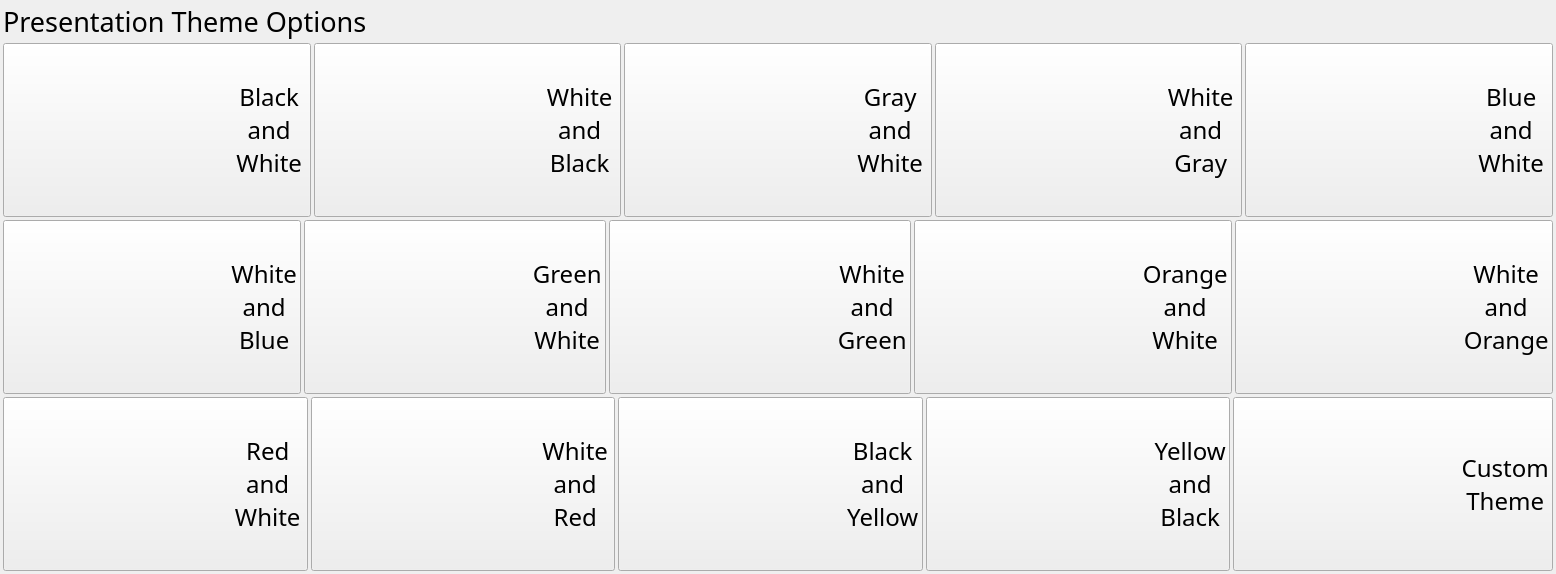
                    <widget class="QWidget" name="TabPage3">
                      <property name="font">
                        <font>
                          <family>Trebuchet MS</family>
                          <pointsize>12</pointsize>
                          <weight>50</weight>
                          <bold>false</bold>
                        </font>
                      </property>
                      <property name="accessibleName">
                        <string extracomment="This has to be equal to the tab title in all the main tabs">History</string>
                      </property>
                      <attribute name="title">
                        <string/>
                      </attribute>
                      <layout class="QVBoxLayout" name="LayoutTabPage3">
                        <property name="spacing">
                          <number>3</number>
                        </property>
                        <property name="leftMargin">
                          <number>3</number>
                        </property>
                        <property name="topMargin">
                          <number>3</number>
                        </property>
                        <property name="rightMargin">
                          <number>3</number>
                        </property>
                        <property name="bottomMargin">
                          <number>3</number>
                        </property>
                        <item>
                          <widget class="QLabel" name="LblTabPage3">
                            <property name="sizePolicy">
                              <sizepolicy hsizetype="Preferred" vsizetype="Fixed">
                                <horstretch>0</horstretch>
                                <verstretch>0</verstretch>
                              </sizepolicy>
                            </property>
                            <property name="font">
                              <font>
                                <family>Trebuchet MS</family>
                                <pointsize>20</pointsize>
                                <weight>50</weight>
                                <bold>false</bold>
                              </font>
                            </property>
                            <property name="text">
                              <string>Presentation Theme Options</string>
                            </property>
                          </widget>
                        </item>
                        <item>
                          <layout class="QHBoxLayout" name="TopLayout">
                            <item>
                              <widget class="QPushButton" name="BtnTheme1">
                                <property name="sizePolicy">
                                  <sizepolicy hsizetype="Preferred" vsizetype="Preferred">
                                    <horstretch>0</horstretch>
                                    <verstretch>0</verstretch>
                                  </sizepolicy>
                                </property>
                                <property name="font">
                                  <font>
                                    <family>Trebuchet MS</family>
                                    <pointsize>18</pointsize>
                                    <weight>50</weight>
                                    <bold>false</bold>
                                  </font>
                                </property>
                                <property name="autoFillBackground">
                                  <bool>false</bool>
                                </property>
                                <property name="text">
                                  <string>
                                    Black
                                    and
                                    White
                                  </string>
                                </property>
                                <property name="checkable">
                                  <bool>true</bool>
                                </property>
                                <property name="checked">
                                  <bool>false</bool>
                                </property>
                              </widget>
                            </item>
                            <item>
                              <widget class="QPushButton" name="BtnTheme2">
                                <property name="sizePolicy">
                                  <sizepolicy hsizetype="Preferred" vsizetype="Preferred">
                                    <horstretch>0</horstretch>
                                    <verstretch>0</verstretch>
                                  </sizepolicy>
                                </property>
                                <property name="font">
                                  <font>
                                    <family>Trebuchet MS</family>
                                    <pointsize>18</pointsize>
                                    <weight>50</weight>
                                    <bold>false</bold>
                                  </font>
                                </property>
                                <property name="text">
                                  <string>
                                    White
                                    and
                                    Black
                                  </string>
                                </property>
                                <property name="checkable">
                                  <bool>true</bool>
                                </property>
                                <property name="checked">
                                  <bool>false</bool>
                                </property>
                              </widget>
                            </item>
                            <item>
                              <widget class="QPushButton" name="BtnTheme3">
                                <property name="sizePolicy">
                                  <sizepolicy hsizetype="Minimum" vsizetype="Preferred">
                                    <horstretch>0</horstretch>
                                    <verstretch>0</verstretch>
                                  </sizepolicy>
                                </property>
                                <property name="font">
                                  <font>
                                    <family>Trebuchet MS</family>
                                    <pointsize>18</pointsize>
                                    <weight>50</weight>
                                    <bold>false</bold>
                                  </font>
                                </property>
                                <property name="text">
                                  <string>
                                    Gray
                                    and
                                    White
                                  </string>
                                </property>
                                <property name="checkable">
                                  <bool>true</bool>
                                </property>
                              </widget>
                            </item>
                            <item>
                              <widget class="QPushButton" name="BtnTheme4">
                                <property name="sizePolicy">
                                  <sizepolicy hsizetype="Minimum" vsizetype="Preferred">
                                    <horstretch>0</horstretch>
                                    <verstretch>0</verstretch>
                                  </sizepolicy>
                                </property>
                                <property name="font">
                                  <font>
                                    <family>Trebuchet MS</family>
                                    <pointsize>18</pointsize>
                                    <weight>50</weight>
                                    <bold>false</bold>
                                  </font>
                                </property>
                                <property name="text">
                                  <string>
                                    White
                                    and
                                    Gray
                                  </string>
                                </property>
                                <property name="checkable">
                                  <bool>true</bool>
                                </property>
                              </widget>
                            </item>
                            <item>
                              <widget class="QPushButton" name="BtnTheme5">
                                <property name="sizePolicy">
                                  <sizepolicy hsizetype="Minimum" vsizetype="Preferred">
                                    <horstretch>0</horstretch>
                                    <verstretch>0</verstretch>
                                  </sizepolicy>
                                </property>
                                <property name="font">
                                  <font>
                                    <family>Trebuchet MS</family>
                                    <pointsize>18</pointsize>
                                    <weight>50</weight>
                                    <bold>false</bold>
                                  </font>
                                </property>
                                <property name="text">
                                  <string>
                                    Blue
                                    and
                                    White
                                  </string>
                                </property>
                                <property name="checkable">
                                  <bool>true</bool>
                                </property>
                              </widget>
                            </item>
                          </layout>
                        </item>
                        <item>
                          <layout class="QHBoxLayout" name="MidLayout">
                            <item>
                              <widget class="QPushButton" name="BtnTheme6">
                                <property name="sizePolicy">
                                  <sizepolicy hsizetype="Preferred" vsizetype="Preferred">
                                    <horstretch>0</horstretch>
                                    <verstretch>0</verstretch>
                                  </sizepolicy>
                                </property>
                                <property name="font">
                                  <font>
                                    <family>Trebuchet MS</family>
                                    <pointsize>18</pointsize>
                                    <weight>50</weight>
                                    <bold>false</bold>
                                  </font>
                                </property>
                                <property name="text">
                                  <string>
                                    White
                                    and
                                    Blue
                                  </string>
                                </property>
                                <property name="checkable">
                                  <bool>true</bool>
                                </property>
                              </widget>
                            </item>
                            <item>
                              <widget class="QPushButton" name="BtnTheme7">
                                <property name="sizePolicy">
                                  <sizepolicy hsizetype="Minimum" vsizetype="Preferred">
                                    <horstretch>0</horstretch>
                                    <verstretch>0</verstretch>
                                  </sizepolicy>
                                </property>
                                <property name="font">
                                  <font>
                                    <family>Trebuchet MS</family>
                                    <pointsize>18</pointsize>
                                    <weight>50</weight>
                                    <bold>false</bold>
                                  </font>
                                </property>
                                <property name="text">
                                  <string>
                                    Green
                                    and
                                    White
                                  </string>
                                </property>
                                <property name="checkable">
                                  <bool>true</bool>
                                </property>
                              </widget>
                            </item>
                            <item>
                              <widget class="QPushButton" name="BtnTheme8">
                                <property name="sizePolicy">
                                  <sizepolicy hsizetype="Minimum" vsizetype="Preferred">
                                    <horstretch>0</horstretch>
                                    <verstretch>0</verstretch>
                                  </sizepolicy>
                                </property>
                                <property name="font">
                                  <font>
                                    <family>Trebuchet MS</family>
                                    <pointsize>18</pointsize>
                                    <weight>50</weight>
                                    <bold>false</bold>
                                  </font>
                                </property>
                                <property name="text">
                                  <string>
                                    White
                                    and
                                    Green
                                  </string>
                                </property>
                                <property name="checkable">
                                  <bool>true</bool>
                                </property>
                              </widget>
                            </item>
                            <item>
                              <widget class="QPushButton" name="BtnTheme9">
                                <property name="sizePolicy">
                                  <sizepolicy hsizetype="Minimum" vsizetype="Preferred">
                                    <horstretch>0</horstretch>
                                    <verstretch>0</verstretch>
                                  </sizepolicy>
                                </property>
                                <property name="font">
                                  <font>
                                    <family>Trebuchet MS</family>
                                    <pointsize>18</pointsize>
                                    <weight>50</weight>
                                    <bold>false</bold>
                                  </font>
                                </property>
                                <property name="text">
                                  <string>
                                    Orange
                                    and
                                    White
                                  </string>
                                </property>
                                <property name="checkable">
                                  <bool>true</bool>
                                </property>
                              </widget>
                            </item>
                            <item>
                              <widget class="QPushButton" name="BtnTheme10">
                                <property name="sizePolicy">
                                  <sizepolicy hsizetype="Minimum" vsizetype="Preferred">
                                    <horstretch>0</horstretch>
                                    <verstretch>0</verstretch>
                                  </sizepolicy>
                                </property>
                                <property name="font">
                                  <font>
                                    <family>Trebuchet MS</family>
                                    <pointsize>18</pointsize>
                                    <weight>50</weight>
                                    <bold>false</bold>
                                  </font>
                                </property>
                                <property name="text">
                                  <string>
                                    White
                                    and
                                    Orange
                                  </string>
                                </property>
                                <property name="checkable">
                                  <bool>true</bool>
                                </property>
                              </widget>
                            </item>
                          </layout>
                        </item>
                        <item>
                          <layout class="QHBoxLayout" name="DownLayout">
                            <item>
                              <widget class="QPushButton" name="BtnTheme11">
                                <property name="sizePolicy">
                                  <sizepolicy hsizetype="Minimum" vsizetype="Preferred">
                                    <horstretch>0</horstretch>
                                    <verstretch>0</verstretch>
                                  </sizepolicy>
                                </property>
                                <property name="font">
                                  <font>
                                    <family>Trebuchet MS</family>
                                    <pointsize>18</pointsize>
                                    <weight>50</weight>
                                    <bold>false</bold>
                                  </font>
                                </property>
                                <property name="text">
                                  <string>
                                    Red
                                    and
                                    White
                                  </string>
                                </property>
                                <property name="checkable">
                                  <bool>true</bool>
                                </property>
                              </widget>
                            </item>
                            <item>
                              <widget class="QPushButton" name="BtnTheme12">
                                <property name="sizePolicy">
                                  <sizepolicy hsizetype="Minimum" vsizetype="Preferred">
                                    <horstretch>0</horstretch>
                                    <verstretch>0</verstretch>
                                  </sizepolicy>
                                </property>
                                <property name="font">
                                  <font>
                                    <family>Trebuchet MS</family>
                                    <pointsize>18</pointsize>
                                    <weight>50</weight>
                                    <bold>false</bold>
                                  </font>
                                </property>
                                <property name="text">
                                  <string>
                                    White
                                    and
                                    Red
                                  </string>
                                </property>
                                <property name="checkable">
                                  <bool>true</bool>
                                </property>
                              </widget>
                            </item>
                            <item>
                              <widget class="QPushButton" name="BtnTheme13">
                                <property name="sizePolicy">
                                  <sizepolicy hsizetype="Minimum" vsizetype="Preferred">
                                    <horstretch>0</horstretch>
                                    <verstretch>0</verstretch>
                                  </sizepolicy>
                                </property>
                                <property name="font">
                                  <font>
                                    <family>Trebuchet MS</family>
                                    <pointsize>18</pointsize>
                                    <weight>50</weight>
                                    <bold>false</bold>
                                  </font>
                                </property>
                                <property name="text">
                                  <string>
                                    Black
                                    and
                                    Yellow
                                  </string>
                                </property>
                                <property name="checkable">
                                  <bool>true</bool>
                                </property>
                              </widget>
                            </item>
                            <item>
                              <widget class="QPushButton" name="BtnTheme14">
                                <property name="sizePolicy">
                                  <sizepolicy hsizetype="Minimum" vsizetype="Preferred">
                                    <horstretch>0</horstretch>
                                    <verstretch>0</verstretch>
                                  </sizepolicy>
                                </property>
                                <property name="font">
                                  <font>
                                    <family>Trebuchet MS</family>
                                    <pointsize>18</pointsize>
                                    <weight>50</weight>
                                    <bold>false</bold>
                                  </font>
                                </property>
                                <property name="text">
                                  <string>
                                    Yellow
                                    and
                                    Black
                                  </string>
                                </property>
                                <property name="checkable">
                                  <bool>true</bool>
                                </property>
                              </widget>
                            </item>
                            <item>
                              <widget class="QPushButton" name="BtnTheme15">
                                <property name="sizePolicy">
                                  <sizepolicy hsizetype="Minimum" vsizetype="Preferred">
                                    <horstretch>0</horstretch>
                                    <verstretch>0</verstretch>
                                  </sizepolicy>
                                </property>
                                <property name="font">
                                  <font>
                                    <family>Trebuchet MS</family>
                                    <pointsize>18</pointsize>
                                    <weight>50</weight>
                                    <bold>false</bold>
                                  </font>
                                </property>
                                <property name="text">
                                  <string>
                                    Custom
                                    Theme
                                  </string>
                                </property>
                                <property name="checkable">
                                  <bool>true</bool>
                                </property>
                                <property name="flat">
                                  <bool>false</bool>
                                </property>
                              </widget>
                            </item>
                          </layout>
                        </item>
                      </layout>
                    </widget>
